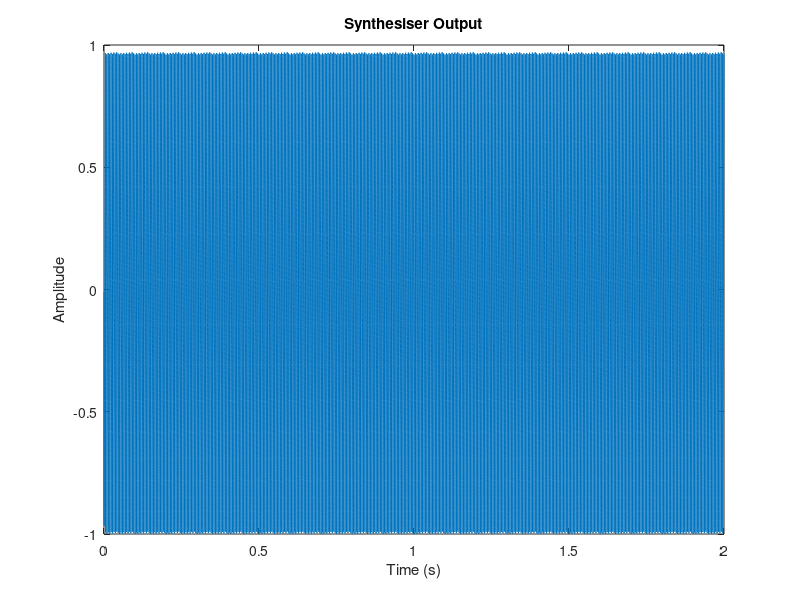

Write the MATLAB code that produced this figure. (Note: this script raises an error after producing the figure.)
clear; close all;

fs  = 44100;
dur = 2.0;     
f0  = 220;    
t = (0 : 1/fs : dur - 1/fs);

x_osc = 2 * mod(f0 * t, 1) - 1;


env   = ones(1, length(t));   
x_env = x_osc .* env;

fc = 1500;                  
Wn = fc / (fs/2);            
[b_filt, a_filt] = butter(2, Wn, 'low');
x_filt = filter(b_filt, a_filt, x_env);


x_out = x_filt / (max(abs(x_filt)) + 1e-12); 

figure;
plot(t, x_out);
xlabel('Time (s)');  ylabel('Amplitude');
title('Synthesiser Output');

figure;
plot_spectrum(x_out, fs);
title('Synthesiser Output: Magnitude Spectrum');
xlim([0, 5000]);
